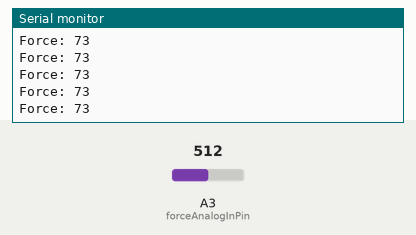
Bench run of a sketch on a simulated Arduino Uno, built with avr-gcc and run on an emulated ATmega328P. Shown: the last lines printed to the serial monitor. The test bench sets the inputs (shaded band); at power-on: A3 (forceAnalogInPin) = 512.

Above: at 2.2 s.
2.3 s: A3 (forceAnalogInPin) set to 551
At 2.9 s:
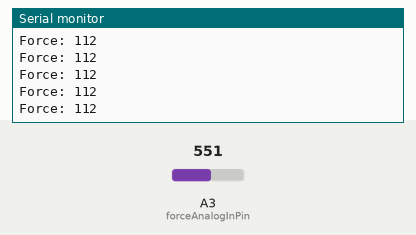
14.3 s: A3 (forceAnalogInPin) set to 329
At 14.9 s:
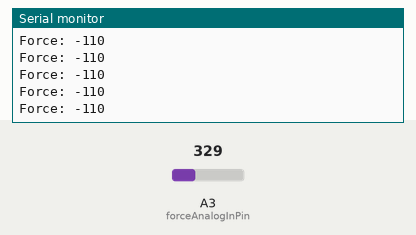
15.8 s: A3 (forceAnalogInPin) set to 347
At 16.8 s:
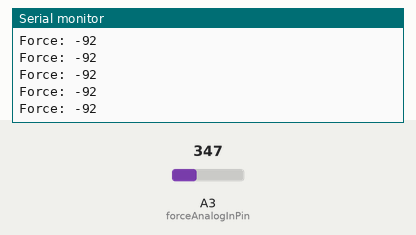
Timing chart, 0 to 18.8 s (numbered marks = the images above; inputs shaded):
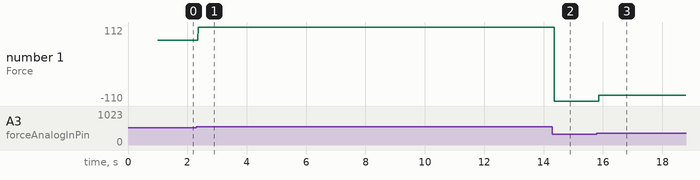

The sketch:

readForceOffset.ino
```cpp
int forceAnalogInPin = A3;
int forceIs;
const int forceOffset = 439;

void setup(){
  Serial.begin(9600);
  delay(1000);
}

void loop(){
	Serial.print("Force: ");
	forceIs = analogRead(forceAnalogInPin);
        forceIs -= forceOffset;
	Serial.println(forceIs);
	delay(10);
}
```

Measured:
- after the input at 2.3 s, the serial monitor: prints a new line after 0.06 s (image 1)
- after the input at 14.3 s, the serial monitor: prints a new line after 0.07 s (image 2)
- after the input at 15.8 s, the serial monitor: prints a new line after 0.07 s (image 3)
- plotted number 1: 73 → 112 after the input at 2.3 s, 112 → -110 after the input at 14.3 s, -110 → -92 after the input at 15.8 s
